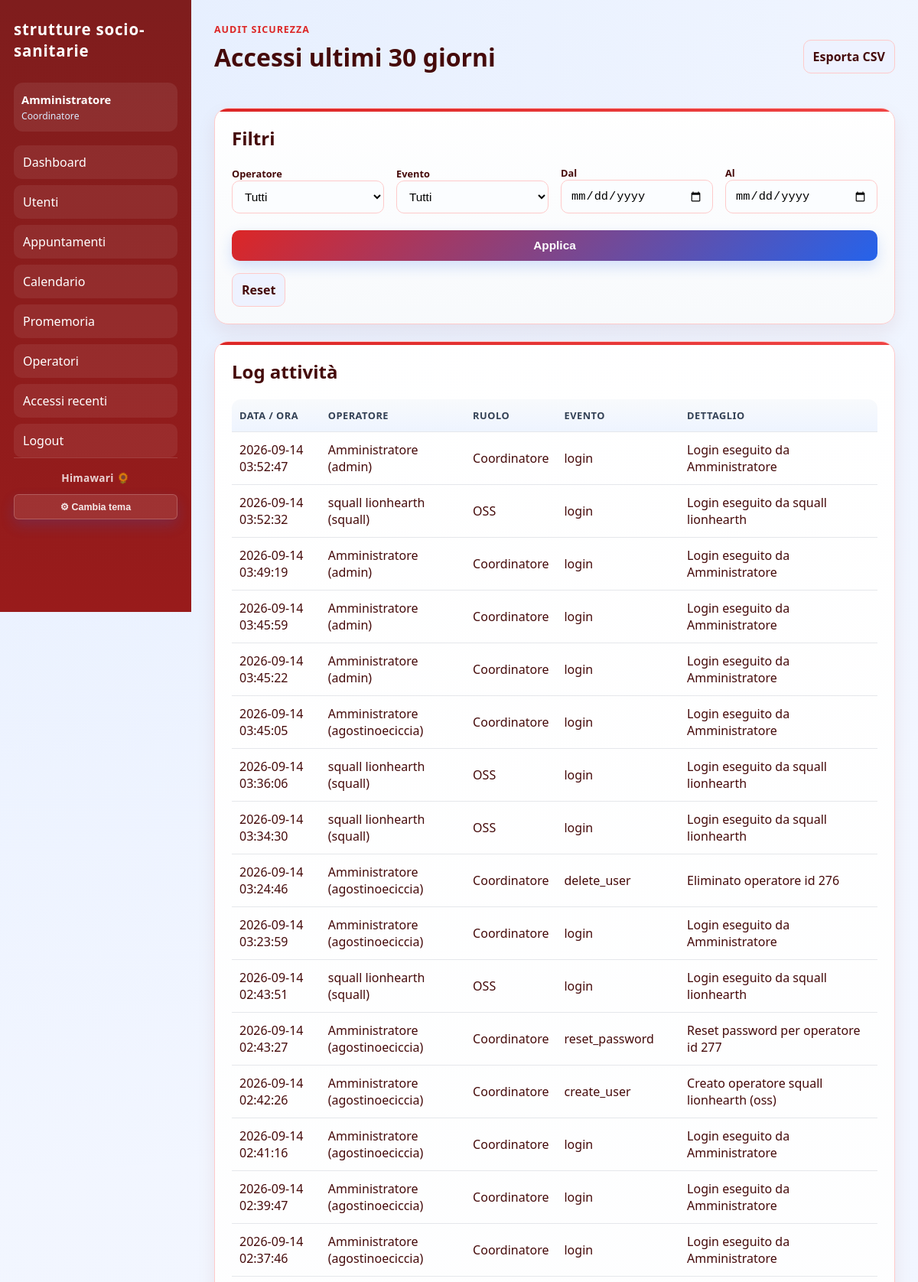
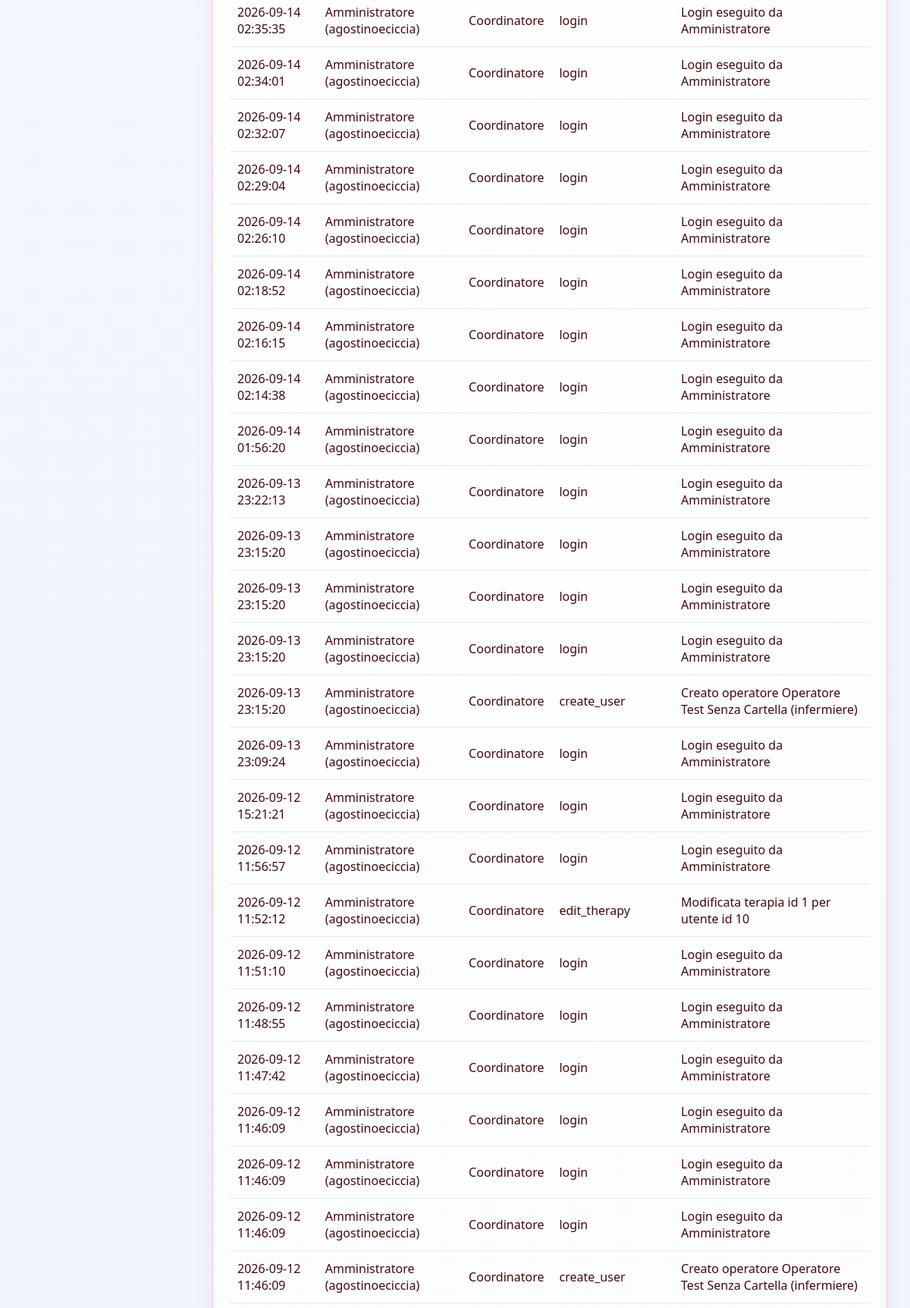
The app's page /audit (signed in, upper part) with its own data (2 pictures, top to bottom).
### tables this page shows
CREATE TABLE users (
            id INTEGER PRIMARY KEY AUTOINCREMENT,
            username TEXT UNIQUE NOT NULL,
            fullname TEXT NOT NULL,
            role TEXT NOT NULL,
            password TEXT NOT NULL,
            is_archived INTEGER NOT NULL DEFAULT 0
        , theme TEXT NOT NULL DEFAULT 'cool');

CREATE TABLE access_log (
            id INTEGER PRIMARY KEY AUTOINCREMENT,
            user_id INTEGER NOT NULL,
            action TEXT NOT NULL,
            details TEXT,
            created_at TEXT NOT NULL DEFAULT CURRENT_TIMESTAMP,
            FOREIGN KEY (user_id) REFERENCES users(id)
        );

### app.py (the view)
@app.route("/audit")
@require_login
def audit():
    if not user_has_permission("manage_users"):
        abort(403)
    selected_user_id = request.args.get("user_id", "").strip()
    selected_action = request.args.get("action", "").strip()
    date_from = request.args.get("date_from", "").strip()
    date_to = request.args.get("date_to", "").strip()
    conn = get_db()
    users = conn.execute("SELECT id, username, fullname, role FROM users WHERE is_archived = 0 AND role != 'admin' ORDER BY fullname").fetchall()
    actions = [row[0] for row in conn.execute("SELECT DISTINCT action FROM access_log ORDER BY action").fetchall()]
    query = """
        SELECT a.*, u.username, u.fullname, u.role
        FROM access_log a
        JOIN users u ON u.id = a.user_id
        WHERE 1 = 1
    """
    params = []
    if selected_user_id:
        query += " AND a.user_id = ?"
        params.append(int(selected_user_id))
    if selected_action:
        query += " AND a.action = ?"
        params.append(selected_action)
    if date_from:
        query += " AND datetime(a.created_at) >= datetime(?)"
        params.append(f"{date_from} 00:00:00")
    if date_to:
        query += " AND datetime(a.created_at) <= datetime(?)"
        params.append(f"{date_to} 23:59:59")
    query += " AND datetime(a.created_at) >= datetime('now', '-1 month') ORDER BY a.created_at DESC"
    entries = conn.execute(query, params).fetchall()
    conn.close()
    return render_template(
        "audit.html",
        entries=entries,
        users=users,
        actions=actions,
        selected_user_id=selected_user_id,
        selected_action=selected_action,
        date_from=date_from,
        date_to=date_to,
        ROLE_LABELS=ROLE_LABELS,
    )

### app.py (called while the page is built)
def get_db():
    conn = sqlite3.connect(DB_PATH)
    conn.row_factory = sqlite3.Row
    return conn

def get_current_user():
    user_id = session.get("user_id")
    if not user_id:
        return None
    conn = get_db()
    user = conn.execute("SELECT * FROM users WHERE id = ? AND is_archived = 0", (user_id,)).fetchone()
    conn.close()
    return dict(user) if user else None

def user_has_permission(action):
    user = get_current_user()
    if not user:
        return False
    if action == "open_user_folder":
        return user.get("role") in {"coordinatore", "vicecoordinatore"}
    if user.get("role") == "admin":
        return True
    if user.get("role") in {"coordinatore", "vicecoordinatore"}:
        return True
    return ROLE_PERMISSIONS.get(user.get("role"), {}).get(action, False)

def require_login(view_func):
    @wraps(view_func)
    def wrapper(*args, **kwargs):
        if not get_current_user():
            flash("Effettua l'accesso per continuare.", "warning")
            return redirect(url_for("login"))
        return view_func(*args, **kwargs)
    return wrapper

@app.context_processor
def inject_globals():
    return {
        "current_year": datetime.now().year,
        "app_name": "strutture socio-sanitarie",
        "current_user": get_current_user(),
        "ROLE_LABELS": ROLE_LABELS,
        "user_has_permission": user_has_permission,
    }

### templates/audit.html (shortened to what this page needs)
{% extends 'base.html' %}
{% block content %}
<div class="page-header">
    <div>
        <p class="eyebrow">Audit sicurezza</p>
        <h1>Accessi ultimi 30 giorni</h1>
    </div>
    <div class="actions-row">
        <a class="secondary-btn" href="{{ url_for('export_audit_csv') }}">Esporta CSV</a>
    </div>
</div>
<section class="panel">
    <h2>Filtri</h2>
    <form method="get" class="audit-filters">
        <div class="filter-row">
            <label>
                Operatore
                <select name="user_id">
                    <option value="">Tutti</option>
                </select>
            </label>
            <label>
                Evento
                <select name="action">
                    <option value="">Tutti</option>
                </select>
            </label>
            <label>
                Dal
                <input type="date" name="date_from" value="{{ date_from }}">
            </label>
            <label>
                Al
                <input type="date" name="date_to" value="{{ date_to }}">
            </label>
            <button type="submit">Applica</button>
            <a href="/audit" class="secondary-btn">Reset</a>
        </div>
    </form>
</section>
<section class="panel">
    <h2>Log attività</h2>
    <table>
        <thead>
            <tr>
                <th>Data / ora</th>
                <th>Operatore</th>
                <th>Ruolo</th>
                <th>Evento</th>
                <th>Dettaglio</th>
            </tr>
        </thead>
        <tbody>
            {% for entry in entries %}
            <tr>
                <td>{{ entry.created_at }}</td>
                <td>{{ entry.fullname }} ({{ entry.username }})</td>
                <td>{{ ROLE_LABELS.get(entry.role, entry.role) }}</td>
                <td>{{ entry.action }}</td>
                <td>{{ entry.details or '-' }}</td>
            </tr>
            {% else %}
            <tr>
                <td colspan="5">Nessuna attività registrata con i filtri selezionati.</td>
            </tr>
            {% endfor %}
        </tbody>
    </table>
</section>
{% endblock %}

### templates/base.html (shortened to what this page needs)
<!DOCTYPE html>
<html lang="it">
<head>
    <link rel="stylesheet" href="{{ url_for('static', filename='style.css') }}">
</head>
<body data-theme="{{ current_user.theme or 'cool' if current_user else 'cool' }}">
    <div class="app-shell">
        <aside class="sidebar">
            <div class="brand">{{ app_name }}</div>
            {% if current_user %}
            <div class="user-badge">
                <strong>{{ current_user.fullname }}</strong><br>
                <span>{{ ROLE_LABELS.get(current_user.role, current_user.role) }}</span>
            </div>
            <nav>
                <a href="{{ url_for('dashboard') }}">Dashboard</a>
                {% if user_has_permission('view_patients') %}
                <a href="{{ url_for('patients') }}">Utenti</a>
                {% endif %}
                {% if user_has_permission('view_appointments') %}
                <a href="{{ url_for('appointments') }}">Appuntamenti</a>
                <a href="{{ url_for('calendar') }}">Calendario</a>
                <a href="{{ url_for('notifications') }}">Promemoria</a>
                {% endif %}
                {% if user_has_permission('manage_users') %}
                <a href="{{ url_for('users') }}">Operatori</a>
                <a href="{{ url_for('audit') }}">Accessi recenti</a>
                {% endif %}
                <a href="{{ url_for('logout') }}">Logout</a>
            </nav>
            <div class="sidebar-footer">
                <div class="himawari-brand">Himawari 🌻</div>
                <button class="theme-toggle-btn" onclick="document.getElementById('theme-menu').classList.toggle('show')">⚙ Cambia tema</button>
            </div>
            {% endif %}
        </aside>
        <main class="main-content">
            {% block content %}{% endblock %}
        </main>
    </div>
</body>
</html>

### static/style.css (style rules this page uses)
* { box-sizing: border-box; }
:root { --bg: #eef4ff; --panel: #ffffff; --sidebar: #122c4d; --sidebar-soft: #1d3f6e; --primary: #1d4ed8; --primary-soft: #dbeafe; --accent: #14b8a6; --warning: #f59e0b; --danger: #dc2626; --text: #1f2937; --muted: #64748b; --border: #dfe7f5; --shadow: 0 10px 25px rgba(15, 23, 42, 0.08); }
body[data-theme="red"] { --bg: #fee2e2; --panel: #ffffff; --sidebar: #7f1d1d; --sidebar-soft: #991b1b; --primary: #dc2626; --primary-soft: #fecaca; --accent: #ef4444; --warning: #f59e0b; --danger: #991b1b; --text: #450a0a; --muted: #dc2626; --border: #fecaca; --shadow: 0 10px 25px rgba(127, 29, 29, 0.08); }
body { margin: 0; font-family: "Segoe UI", Arial, sans-serif; background: radial-gradient(circle at top left, rgba(59, 130, 246, 0.08), transparent 22%), linear-gradient(180deg, #f3f7ff 0%, #eef2ff 100%); color: var(--text); }
.app-shell { display: flex; min-height: 100vh; }
.sidebar { width: 250px; background: linear-gradient(180deg, var(--sidebar) 0%, var(--sidebar-soft) 100%); color: white; padding: 24px 18px; position: sticky; top: 0; height: 100vh; }
.brand { font-size: 1.28rem; font-weight: 800; margin-bottom: 28px; letter-spacing: 0.04em; }
.sidebar nav { display: flex; flex-direction: column; gap: 8px; }
.sidebar a { color: white; text-decoration: none; background: rgba(255,255,255,0.07); padding: 11px 12px; border-radius: 10px; transition: 0.2s ease; }
.sidebar-footer { margin-top: auto; padding-top: 16px; border-top: 1px solid rgba(255,255,255,0.15); position: relative; }
.himawari-brand { text-align: center; font-size: 0.85rem; font-weight: 600; color: rgba(255,255,255,0.8); letter-spacing: 0.02em; margin-bottom: 12px; }
.theme-toggle-btn { width: 100%; padding: 8px 10px; background: rgba(255,255,255,0.1); color: rgba(255,255,255,0.9); border: 1px solid rgba(255,255,255,0.2); border-radius: 6px; font-size: 0.78rem; font-weight: 600; cursor: pointer; transition: all 0.2s ease; }
.main-content { flex: 1; padding: 30px; }
h1, h2 { margin-top: 0; color: var(--text); }
.page-header { display: flex; justify-content: space-between; align-items: center; gap: 16px; margin-bottom: 24px; }
.eyebrow { margin: 0 0 6px; text-transform: uppercase; font-size: 0.78rem; letter-spacing: 0.08em; color: var(--muted); font-weight: 700; }
.panel { background: linear-gradient(180deg, rgba(255,255,255,0.99), rgba(248,250,252,0.96)); border-radius: 18px; padding: 22px; box-shadow: var(--shadow); border: 1px solid var(--border); margin-bottom: 22px; position: relative; overflow: hidden; }
.panel::before { content: ""; position: absolute; inset: 0 auto auto 0; width: 100%; height: 4px; background: linear-gradient(90deg, var(--primary), var(--accent)); }
.form-grid label, .filter-row label { display: block; font-size: 0.8rem; margin-bottom: 6px; color: var(--text); font-weight: 700; }
input, select, textarea, button { width: 100%; padding: 11px 12px; border-radius: 10px; border: 1px solid var(--border); font-size: 0.96rem; background: #fbfdff; }
button { background: linear-gradient(135deg, var(--primary), #2563eb); color: white; border: none; cursor: pointer; font-weight: 700; box-shadow: 0 8px 18px rgba(37, 99, 235, 0.18); transition: transform 0.15s ease, box-shadow 0.15s ease; }
.secondary-btn, .link-btn { display: inline-block; text-decoration: none; color: var(--text); padding: 10px 12px; border-radius: 10px; background: #eef2ff; text-align: center; border: 1px solid var(--border); font-weight: 600; }
.user-badge { background: rgba(255,255,255,0.08); border-radius: 12px; padding: 12px 10px; margin-bottom: 18px; font-size: 0.92rem; }
.user-badge span { color: #dbeafe; font-size: 0.76rem; }
.actions-row { display: flex; gap: 12px; align-items: center; flex-wrap: wrap; }
.filter-row { display: flex; flex-wrap: wrap; gap: 16px; align-items: end; }
.filter-row > label { min-width: 170px; flex: 1; }
table { width: 100%; border-collapse: collapse; margin-top: 12px; overflow: hidden; border-radius: 12px; }
th, td { padding: 12px 10px; border-bottom: 1px solid #e5e7eb; text-align: left; }
th { background: linear-gradient(180deg, #f8fafc, #eef4ff); color: #334155; font-size: 0.8rem; text-transform: uppercase; letter-spacing: 0.04em; }

### records on screen
users: fullname "Amministratore", get "Coordinatore"
access_log: created_at "2026-09-14 03:52:47", fullname "Amministratore", username "admin", action "login", details "Login eseguito da Amministratore"
users: get "Coordinatore"
access_log: created_at "2026-09-14 03:52:32", fullname "squall lionhearth", username "squall", action "login", details "Login eseguito da squall lionhearth"
users: get "OSS"
access_log: created_at "2026-09-14 03:49:19", fullname "Amministratore", username "admin", action "login", details "Login eseguito da Amministratore"
access_log: created_at "2026-09-14 03:45:59", fullname "Amministratore", username "admin", action "login", details "Login eseguito da Amministratore"
access_log: created_at "2026-09-14 03:45:22", fullname "Amministratore", username "admin", action "login", details "Login eseguito da Amministratore"
access_log: created_at "2026-09-14 03:45:05", fullname "Amministratore", username "agostinoeciccia", action "login", details "Login eseguito da Amministratore"
access_log: created_at "2026-09-14 03:36:06", fullname "squall lionhearth", username "squall", action "login", details "Login eseguito da squall lionhearth"
access_log: created_at "2026-09-14 03:34:30", fullname "squall lionhearth", username "squall", action "login", details "Login eseguito da squall lionhearth"
access_log: created_at "2026-09-14 03:24:46", fullname "Amministratore", username "agostinoeciccia", action "delete_user", details "Eliminato operatore id 276"
access_log: created_at "2026-09-14 03:23:59", fullname "Amministratore", username "agostinoeciccia", action "login", details "Login eseguito da Amministratore"
access_log: created_at "2026-09-14 02:43:51", fullname "squall lionhearth", username "squall", action "login", details "Login eseguito da squall lionhearth"
access_log: created_at "2026-09-14 02:43:27", fullname "Amministratore", username "agostinoeciccia", action "reset_password", details "Reset password per operatore id 277"
access_log: created_at "2026-09-14 02:42:26", fullname "Amministratore", username "agostinoeciccia", action "create_user", details "Creato operatore squall lionhearth (oss)"
access_log: created_at "2026-09-14 02:41:16", fullname "Amministratore", username "agostinoeciccia", action "login", details "Login eseguito da Amministratore"
access_log: created_at "2026-09-14 02:39:47", fullname "Amministratore", username "agostinoeciccia", action "login", details "Login eseguito da Amministratore"
access_log: created_at "2026-09-14 02:37:46", fullname "Amministratore", username "agostinoeciccia", action "login", details "Login eseguito da Amministratore"
access_log: created_at "2026-09-14 02:35:35", fullname "Amministratore", username "agostinoeciccia", action "login", details "Login eseguito da Amministratore"
access_log: created_at "2026-09-14 02:34:01", fullname "Amministratore", username "agostinoeciccia", action "login", details "Login eseguito da Amministratore"
access_log: created_at "2026-09-14 02:32:07", fullname "Amministratore", username "agostinoeciccia", action "login", details "Login eseguito da Amministratore"
access_log: created_at "2026-09-14 02:29:04", fullname "Amministratore", username "agostinoeciccia", action "login", details "Login eseguito da Amministratore"
access_log: created_at "2026-09-14 02:26:10", fullname "Amministratore", username "agostinoeciccia", action "login", details "Login eseguito da Amministratore"
access_log: created_at "2026-09-14 02:18:52", fullname "Amministratore", username "agostinoeciccia", action "login", details "Login eseguito da Amministratore"
access_log: created_at "2026-09-14 02:16:15", fullname "Amministratore", username "agostinoeciccia", action "login", details "Login eseguito da Amministratore"
access_log: created_at "2026-09-14 02:14:38", fullname "Amministratore", username "agostinoeciccia", action "login", details "Login eseguito da Amministratore"
access_log: created_at "2026-09-14 01:56:20", fullname "Amministratore", username "agostinoeciccia", action "login", details "Login eseguito da Amministratore"
access_log: created_at "2026-09-13 23:22:13", fullname "Amministratore", username "agostinoeciccia", action "login", details "Login eseguito da Amministratore"
access_log: created_at "2026-09-13 23:15:20", fullname "Amministratore", username "agostinoeciccia", action "login", details "Login eseguito da Amministratore"
access_log: created_at "2026-09-13 23:15:20", fullname "Amministratore", username "agostinoeciccia", action "login", details "Login eseguito da Amministratore"
access_log: created_at "2026-09-13 23:15:20", fullname "Amministratore", username "agostinoeciccia", action "login", details "Login eseguito da Amministratore"
access_log: created_at "2026-09-13 23:15:20", fullname "Amministratore", username "agostinoeciccia", action "create_user", details "Creato operatore Operatore Test Senza Cartella (infermiere)"
access_log: created_at "2026-09-13 23:09:24", fullname "Amministratore", username "agostinoeciccia", action "login", details "Login eseguito da Amministratore"
access_log: created_at "2026-09-12 15:21:21", fullname "Amministratore", username "agostinoeciccia", action "login", details "Login eseguito da Amministratore"
access_log: created_at "2026-09-12 11:56:57", fullname "Amministratore", username "agostinoeciccia", action "login", details "Login eseguito da Amministratore"
access_log: created_at "2026-09-12 11:52:12", fullname "Amministratore", username "agostinoeciccia", action "edit_therapy", details "Modificata terapia id 1 per utente id 10"
access_log: created_at "2026-09-12 11:51:10", fullname "Amministratore", username "agostinoeciccia", action "login", details "Login eseguito da Amministratore"
access_log: created_at "2026-09-12 11:48:55", fullname "Amministratore", username "agostinoeciccia", action "login", details "Login eseguito da Amministratore"
access_log: created_at "2026-09-12 11:47:42", fullname "Amministratore", username "agostinoeciccia", action "login", details "Login eseguito da Amministratore"
access_log: created_at "2026-09-12 11:46:09", fullname "Amministratore", username "agostinoeciccia", action "login", details "Login eseguito da Amministratore"
access_log: created_at "2026-09-12 11:46:09", fullname "Amministratore", username "agostinoeciccia", action "login", details "Login eseguito da Amministratore"
access_log: created_at "2026-09-12 11:46:09", fullname "Amministratore", username "agostinoeciccia", action "login", details "Login eseguito da Amministratore"
access_log: created_at "2026-09-12 11:46:09", fullname "Amministratore", username "agostinoeciccia", action "create_user", details "Creato operatore Operatore Test Senza Cartella (infermiere)"

### other values on screen
{{ app_name }} "strutture socio-sanitarie"
